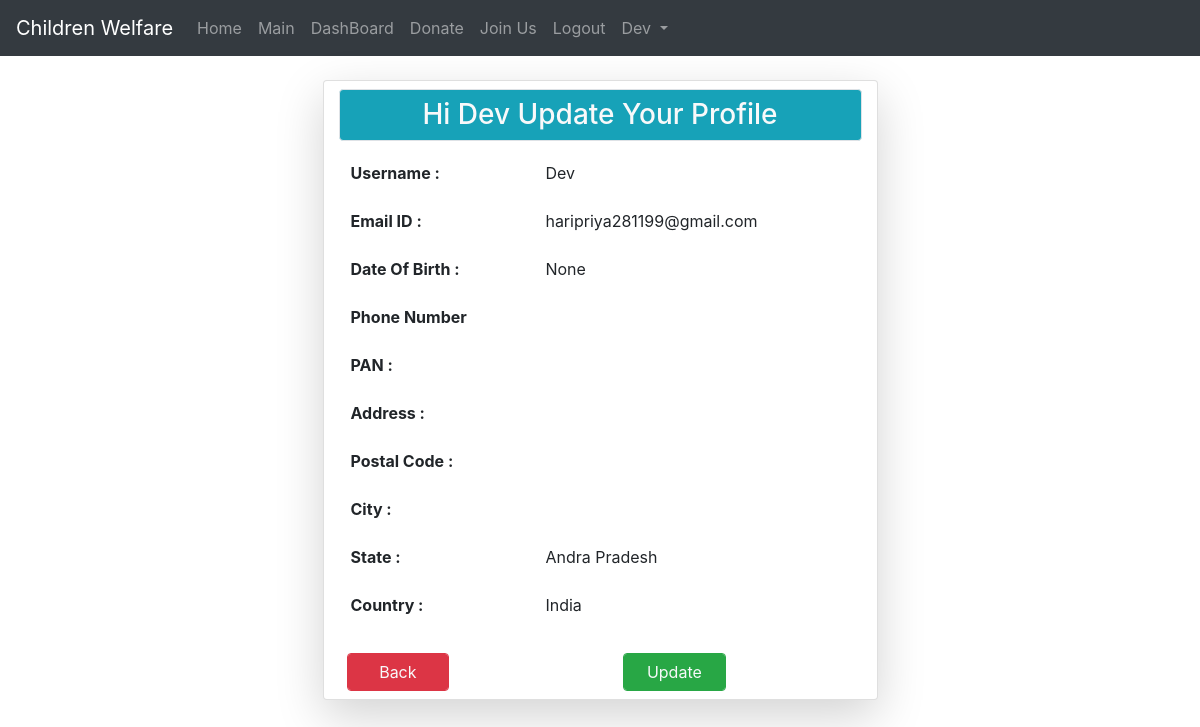
/profile/ (signed in), run on the app's committed database.
### App/models.py (models this page shows)
class User(AbstractUser):
	li_no= models.ImageField(upload_to='UserCheck/')
	dob=models.DateField(null=True)
	ph_no=models.CharField(max_length=20)
	pan_no=models.CharField(max_length=20)
	address=models.CharField(max_length=100)
	postal_code=models.CharField(max_length=10)
	city=models.CharField(max_length=10)
	state=models.CharField(max_length=10,default='Andra Pradesh')
	country=models.CharField(max_length=10,default='India')
	p=[(1,'Donor'),(2,'Organisation'),(3,'Guest')]
	role=models.IntegerField(choices=p,default=3)

### App/views.py (the view)
# urls.py: path('profile/',views.updateprofile,name="profile"),
def updateprofile(request):
	return render(request,'html/profileupdate.html')

### App/templates/html/profileupdate.html (shortened to what this page needs)
{% extends 'html/base.html' %}
{% block content %}
<div class="container">
		<div class="col-md-6 mt-4 card shadow-lg mx-auto">
			<h3 class="p-2 bg-info text-center text-light border rounded my-2 ">Hi {{user.username}} Update Your Profile</h3>
			{% if user.role == 2 %}
			<table class="table table-borderless">
				<tr>
					<th>Organisation Name :</th>
					<td>{{user.orgdetails.org_name}}</td>
				</tr>
				<tr>
					<th>Founder Name:</th>
					<td>{{user.orgdetails.found_name}}</td>
				</tr>
				<tr>
					<th>Established On :</th>
					<td>{{user.orgdetails.est_date}}</td>
				</tr>
				<tr>
					<th>Email ID :</th>
					<td>{{user.email}}</td>
				</tr>
				<tr>
					<th>Phone Number :</th>
					<td>{{user.ph_no}}</td>
				</tr>
				<tr>
					<th>Address :</th>
					<td>{{user.address}}</td>
				</tr>
				<tr>
					<th>Postal Code :</th>
					<td>{{user.postal_code}}</td>
				</tr>
				<tr>
					<th>City :</th>
					<td>{{user.city}}</td>
				</tr>
				<tr>
					<th>State :</th>
					<td>{{user.state}}</td>
				</tr>
				<tr>
					<th>Country :</th>
					<td>{{user.country}}</td>
				</tr>
		</table>
		<div class="row">
					<div class="col">
						<a href="{% url 'dash' %}" class="form-control m-2 btn btn-danger col-sm-5 text-light">Back</a>
					</div>
					<div class="col">
						<a href="{% url 'orgup' %}" class="form-control m-2 btn btn-success col-sm-5  text-light">Update</a>
					</div>
				</div>
			{% else %}
			<table class="table table-borderless">
				<tr>
					<th>Username :</th>
					<td>{{user.username}}</td>
				</tr>
				<tr>
					<th>Email ID :</th>
					<td>{{user.email}}</td>
				</tr>
				<tr>
					<th>Date Of Birth :</th>
					<td>{{user.dob}}</td>
				</tr>
				<tr>
					<th>Phone Number</th>
					<td>{{user.ph_no}}</td>
				</tr>
				<tr>
					<th>PAN :</th>
					<td>{{user.pan_no}}</td>
				</tr>
				<tr>
					<th>Address :</th>
					<td>{{user.address}}</td>
				</tr>
				<tr>
					<th>Postal Code :</th>
					<td>{{user.postal_code}}</td>
				</tr>
				<tr>
					<th>City :</th>
					<td>{{user.city}}</td>
				</tr>
				<tr>
					<th>State :</th>
					<td>{{user.state}}</td>
				</tr>
				<tr>
					<th>Country :</th>
					<td>{{user.country}}</td>
				</tr>
			</table>
				<div class="row">
					<div class="col">
						<a href="{% url 'dash' %}" class="form-control m-2 btn btn-danger col-sm-5 text-light">Back</a>
					</div>
					<div class="col">
						<a href="{% url 'uppro' %}" class="form-control m-2 btn btn-success col-sm-5  text-light">Update</a>
					</div>
				</div>
			{% endif %}
		</div>
	</div>
{% endblock %}

### App/templates/html/navbar.html (shortened to what this page needs)
<nav class="navbar navbar-expand-md bg-dark navbar-dark">
  <a class="navbar-brand" href="{% url 'hm' %}">Children Welfare</a>
  <div class="collapse navbar-collapse" id="collapsibleNavbar">
    <ul class="navbar-nav">
      {% if not user.is_authenticated %}
      <li class="nav-item">
        <a class="nav-link" href="{% url 'hm' %}">Home</a>
      </li>
      <li class="nav-item">
        <a class="nav-link" href="{% url 'lg' %}">Login</a>
      </li>
      {% elif user.role == 1 %}
      <li class="nav-item">
        <a class="nav-link" href="{% url 'hm' %}">Home</a>
      </li>
      <li class="nav-item">
        <a class="nav-link" href="{% url 'mn' %}">Main</a>
      </li>
      <li class="nav-item">
        <a class="nav-link" href="{% url 'dash' %}">DashBoard</a>
      </li>
      <li class="nav-item">
        <a class="nav-link" href="{% url 'don' %}">Donate</a>
      </li>
      <li class="nav-item">
        <a class="nav-link" href="{% url 'join' %}">Join Us</a>
      </li>
      <li class="nav-item">
        <a class="nav-link" href="{% url 'lgo' %}">Logout</a>
      </li>
      <li class="dropdown">
       <a type="button" class="nav-link dropdown-toggle" data-toggle="dropdown">
    {{user.username}}
  </a>
</li>
      {% endif %}
    </ul>
  </div>
</nav>

### data on the page
User: username "Dev", email "haripriya281199@gmail.com", dob "None", state "Andra Pradesh", country "India"
